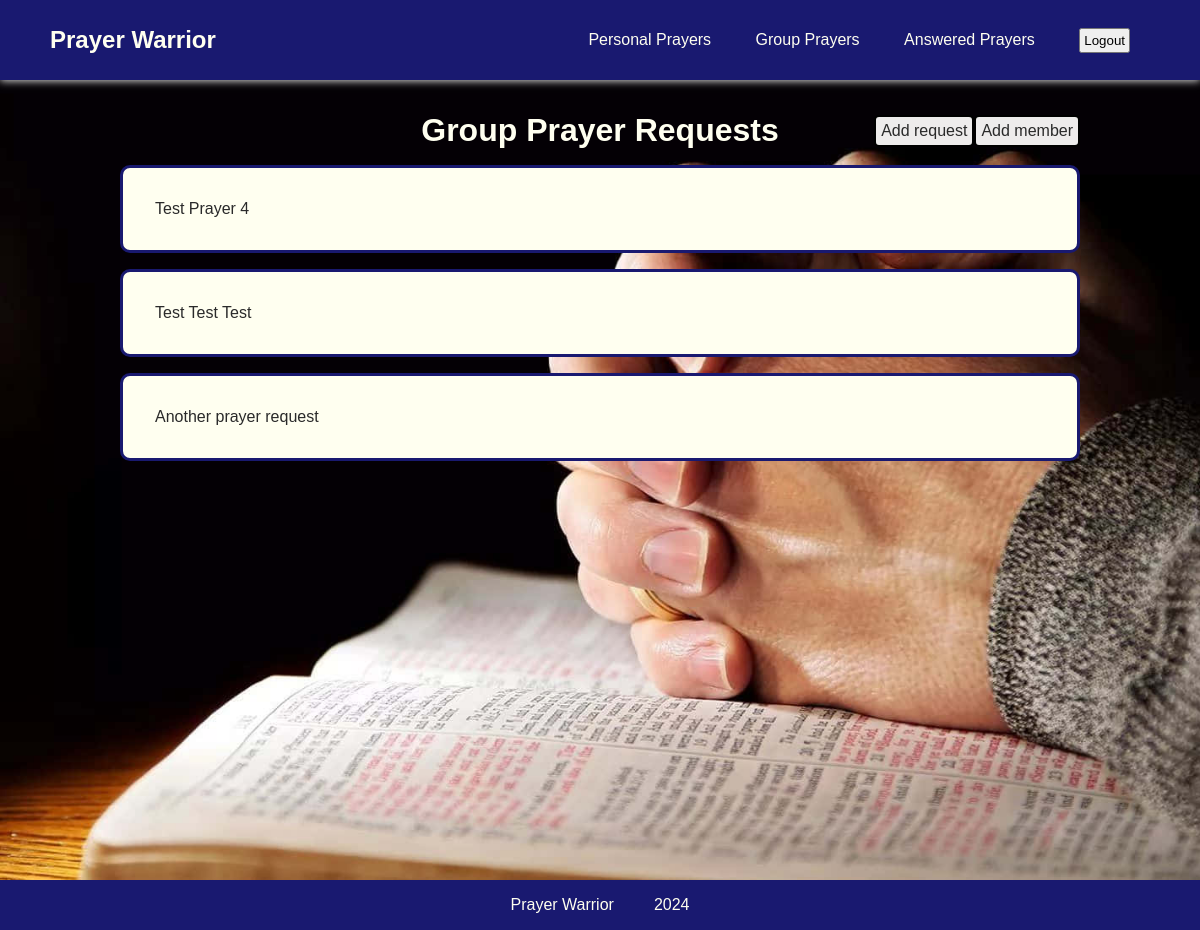
The page /app/group-prayers/6/ (signed in) on the database as committed earlier.
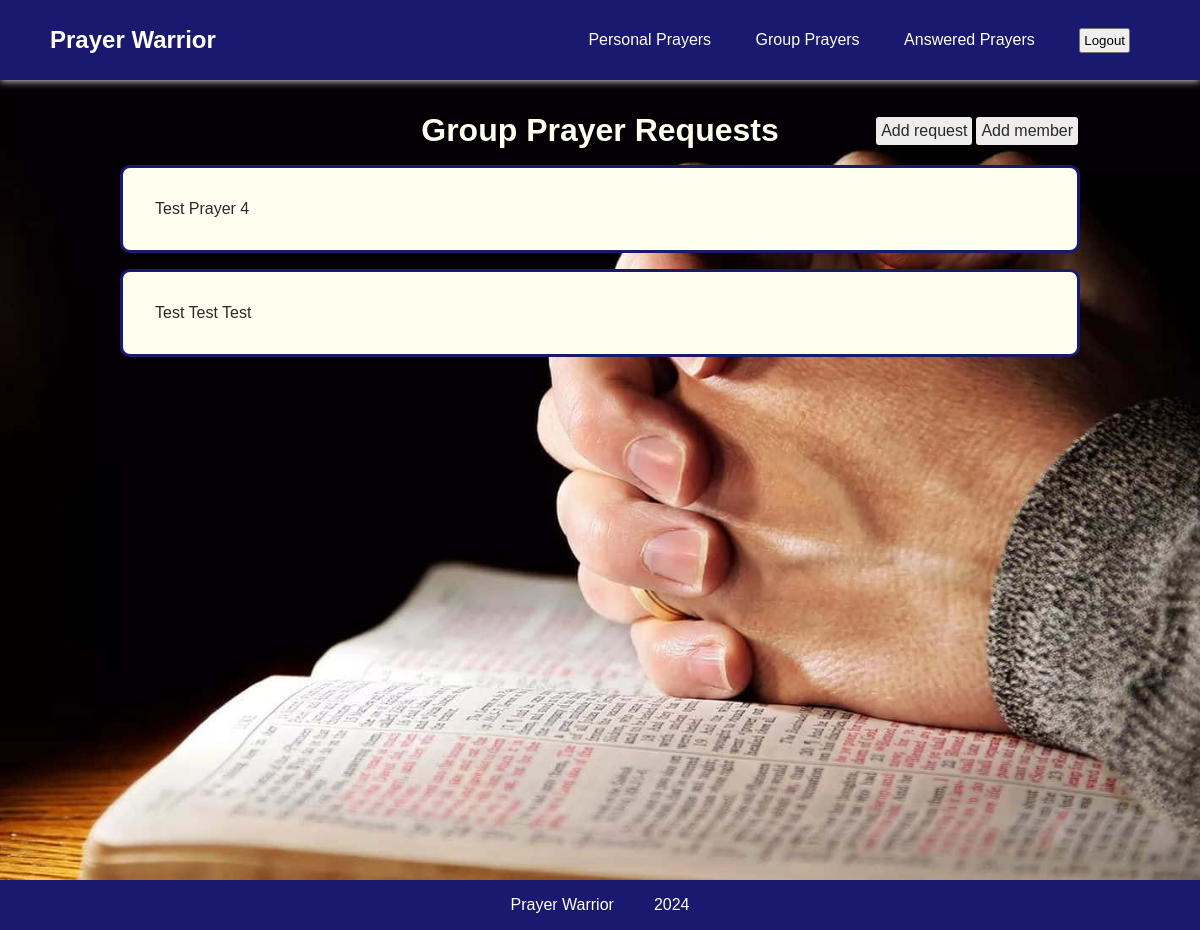
The same page on the database as committed later.
### app/models.py (models this page shows, shortened)
class PrayerRequest(models.Model):
    datetime = models.DateTimeField(auto_now_add=True)
    user = models.ForeignKey(User, on_delete=models.CASCADE)
    content = models.TextField()
    answered = models.BooleanField(default=False)

### app/views.py (the view)
# urls.py: path("group-prayers/<pk>/", views.GroupDetailView.as_view(), name="group-detail"),
class GroupDetailView(LoginRequiredMixin, UserPassesTestMixin, generic.DetailView):
    model = Group
    login_url = reverse_lazy("login")
    template_name = "app/group-detail.html"
    def test_func(self):
        group_id = self.kwargs["pk"]
        return self.request.user.groups.filter(id=group_id).exists()
    def get_context_data(self, **kwargs):
        group_id = self.kwargs["pk"]
        context = super().get_context_data(**kwargs)
        prayer_keys = GroupPrayerManager.objects.filter(group=group_id)
        context["prayer_list"] = []
        for prayer_key in prayer_keys:
            context["prayer_list"].append(prayer_key.prayer_request)
        return context

### app/templates/app/group-detail.html
{% extends "app/navbar.html" %}
{% load static %}
{% block page-style %} <link rel="stylesheet" href="{% static 'app/group-detail.css' %}">{% endblock %}
{% block content %}
    <div class="page-container">
        <div class="header">
            <h1>Group Prayer Requests</h1>
            <div class="buttons">
                <a href="{% url 'app:prayer-request' %}" class="add-button">Add request</a>
                <a href="{% url 'app:add-member' group.id %}" class="add-button">Add member</a>
            </div>
        </div>
        {% if prayer_list %}
        <ul class="flex-container">
        {% for prayer in prayer_list %}
            <li class="prayer-request">{{ prayer.content }}</li>
        {% endfor %}
        </ul>
        {% else %}
            No prayer requests
        {% endif %}
    </div>
{% endblock %}

### app/templates/app/navbar.html (shortened to what this page needs)
{% extends "app/base.html" %}
{% load static %}
{% block navbar-style %}
<link rel="stylesheet" href="{% static 'app/navbar.css' %}">
{% endblock %}
{% block footer}
{% block navbar %}
<header>
    <h1 id="nav-title"><a href="{% url 'app:index' %}">Prayer Warrior</a></h1>
    <nav>
        <ul>
            <li><a href="{% url 'app:personal-prayer' %}">Personal Prayers</a></li>
            <li><a href="{% url 'app:group-prayers' %}">Group Prayers</a></li>
            <li><a href="#">Answered Prayers</a></li>
            <li>
                <form action="{% url 'logout' %}" method="post">
                    <button type="submit">Logout</button>
                </form>
            </li>
        </ul>
    </nav>
</header>
{% endblock %}
{% block footer %}
<footer>
    <ul>
        <li>Prayer Warrior</li>
        <li>2024</li>
    </ul>
</footer>
{% endblock %}

### app/templates/app/base.html (shortened to what this page needs)
{% load static %}
<!DOCTYPE html>
<html lang="en">
<head>
    <link rel="stylesheet" href="{% static 'app/base.css' %}">
    {% block navbar-style %} {% endblock %}
    {% block page-style %} {% endblock %}
</head>
<body>
    <div id="page-container">
        <div class="navbar">
        {% block navbar %} {% endblock %}
        </div>
        <div id="content">
        {% block content %} {% endblock %}
        </div>
        <div id="footer">
        {% block footer %} {% endblock %}
        </div>
    </div>
</body>
</html>

### app/static/app/base.css (style rules this page uses)
:root { --primary-color: rgb(25, 25, 112); --secondary-color: rgb(255, 255, 240); --accent-color: rgb(220, 20, 60); --background-color: rgb(248, 248, 255); --text-color: rgb(42, 42, 42); }
body { color: var(--text-color); box-sizing: border-box; background-repeat: no-repeat; background-color: black; background-image: url(images/prayer-3.jpg); background-size: cover; background-position: 0 5rem; }
#content { margin-top: 5rem; padding-bottom: 4rem; }
#page-container { position: relative; min-height: 100vh; }
#footer { position: absolute; bottom: 0; width: 100%; height: 2rem; }
h1 { font-size: 2rem; color: var(--secondary-color); }
.add-button { background-color: rgb(238, 236, 236); text-align: center; border-radius: 5px; padding: 5px; color: var(--text-color); height: 2rem; font-size: 1rem; border: 2px solid black; }

### app/static/app/navbar.css (style rules this page uses)
* { margin: 0; padding: 0; font-family: Arial, Helvetica, sans-serif; box-sizing: border-box; }
header { position: fixed; top: 0; display: flex; justify-content: flex-end; align-items: center; padding: 20px 50px; box-shadow: 0 1px 8px #ddd; background-color: var(--primary-color); width: 100%; height: 5rem; }
#nav-title { margin-right: auto; font-size: 1.5em; }
header li { list-style: none; display: inline-block; padding: 0 20px; }
header a { text-decoration: none; color: var(--secondary-color); transition: all 0.3s ease 0s; }
footer ul { display: flex; align-items: center; justify-content: center; padding: 1rem; background-color: var(--primary-color); }
footer li { color: var(--secondary-color); list-style-type: none; padding: 0 20px; }
button { cursor: pointer; padding: 3px; }

### app/static/app/group-detail.css (style rules this page uses)
#content { margin-top: 7rem; }
h1 { text-align: center; }
.flex-container { display: flex; flex-direction: column; align-items: center; }
.prayer-request { list-style-type: none; border: 3px solid var(--primary-color); border-radius: 10px; padding: 2rem; width: 80vw; margin-top: 1rem; background-color: var(--secondary-color); }
.page-container { display: flex; flex-direction: column; align-items: center; }
.header { display: grid; grid-template-columns: 1fr auto 1fr; justify-items: center; width: 80vw; }
.buttons { display: flex; align-items: center; }
.header > *:nth-child(1) { grid-column-start: 2; }
.header > *:nth-child(2) { margin-left: auto; }
a { text-decoration: none; color: var(--text-color); }

Rows that differ between the two databases and show on the page:
removed PrayerRequest: content "Another prayer request"
